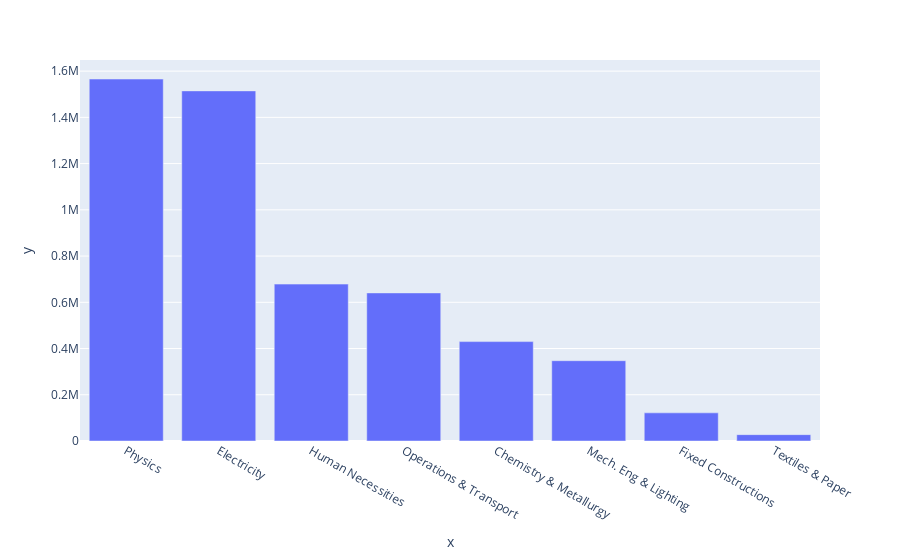

The notebook cell this image was saved under:
### Code cell
fig = px.bar(x=['Physics',
 'Electricity',
 'Human Necessities',
 'Operations & Transport',
 'Chemistry & Metallurgy',
 'Mech. Eng & Lighting',
 'Fixed Constructions',
 'Textiles & Paper'], y=[1565721, 1514547, 678716, 640613, 429992, 347386, 121776, 27494])
fig.show()

### Figure 1 — Plotly figure (JSON) as saved in the notebook; plotly's stock layout.template omitted (floating-point values rounded to 4 significant figures)
{"data": [{"hovertemplate": "x=%{x}<br>y=%{y}<extra></extra>", "legendgroup": "", "marker": {"color": "#636efa", "pattern": {"shape": ""}}, "name": "", "orientation": "v", "showlegend": false, "textposition": "auto", "type": "bar", "x": ["Physics", "Electricity", "Human Necessities", "Operations & Transport", "Chemistry & Metallurgy", "Mech. Eng & Lighting", "Fixed Constructions", "Textiles & Paper"], "xaxis": "x", "y": [1565721, 1514547, 678716, 640613, 429992, 347386, 121776, 27494], "yaxis": "y"}], "layout": {"barmode": "relative", "legend": {"tracegroupgap": 0}, "margin": {"t": 60}, "xaxis": {"anchor": "y", "domain": [0, 1], "title": {"text": "x"}}, "yaxis": {"anchor": "x", "domain": [0, 1], "title": {"text": "y"}}}}
